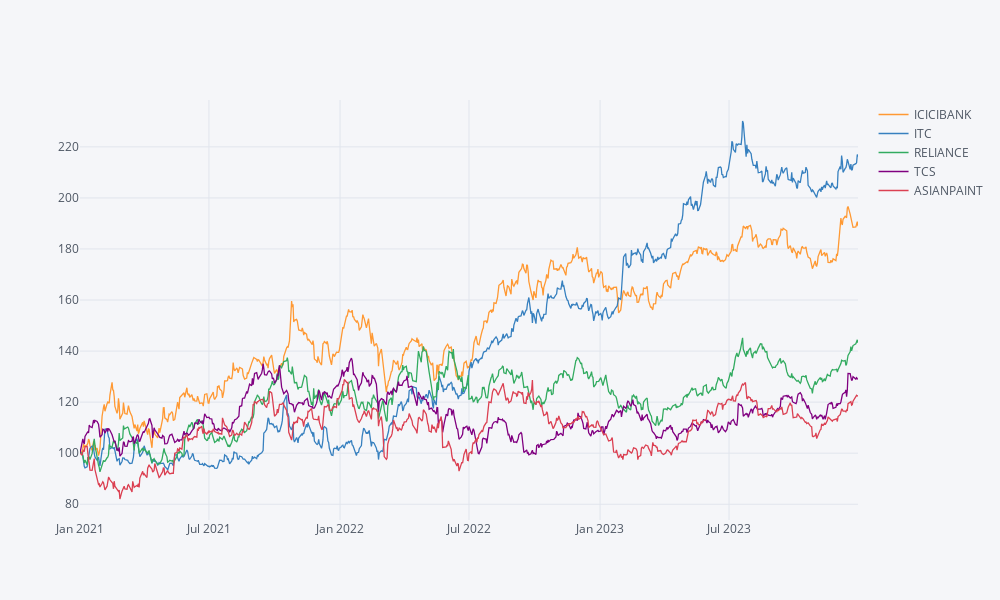

Here is the notebook cell this chart was saved with:
### Code cell
# Plot price history
data1['2021':].normalize().iplot(kind='line')

### Figure 1 — Plotly figure (JSON) as saved in the notebook; plotly's stock layout.template omitted (floating-point values rounded to 4 significant figures; data arrays with more than 128 entries replaced by an {"elided": "..."} marker saying what was removed)
{"data": [{"line": {"color": "rgba(255, 153, 51, 1.0)", "dash": "solid", "shape": "linear", "width": 1.3}, "mode": "lines", "name": "ICICIBANK", "text": "", "type": "scatter", "x": {"elided": "742 str values"}, "y": {"elided": "742 float values"}}, {"line": {"color": "rgba(55, 128, 191, 1.0)", "dash": "solid", "shape": "linear", "width": 1.3}, "mode": "lines", "name": "ITC", "text": "", "type": "scatter", "x": {"elided": "742 str values"}, "y": {"elided": "742 float values"}}, {"line": {"color": "rgba(50, 171, 96, 1.0)", "dash": "solid", "shape": "linear", "width": 1.3}, "mode": "lines", "name": "RELIANCE", "text": "", "type": "scatter", "x": {"elided": "742 str values"}, "y": {"elided": "742 float values"}}, {"line": {"color": "rgba(128, 0, 128, 1.0)", "dash": "solid", "shape": "linear", "width": 1.3}, "mode": "lines", "name": "TCS", "text": "", "type": "scatter", "x": {"elided": "742 str values"}, "y": {"elided": "742 float values"}}, {"line": {"color": "rgba(219, 64, 82, 1.0)", "dash": "solid", "shape": "linear", "width": 1.3}, "mode": "lines", "name": "ASIANPAINT", "text": "", "type": "scatter", "x": {"elided": "742 str values"}, "y": {"elided": "742 float values"}}], "layout": {"height": 600, "legend": {"bgcolor": "#F5F6F9", "font": {"color": "#4D5663"}}, "paper_bgcolor": "#F5F6F9", "plot_bgcolor": "#F5F6F9", "title": {"font": {"color": "#4D5663"}}, "width": 1000, "xaxis": {"autorange": true, "gridcolor": "#E1E5ED", "range": ["2021-01-01", "2023-12-29"], "showgrid": true, "tickfont": {"color": "#4D5663"}, "title": {"font": {"color": "#4D5663"}, "text": ""}, "type": "date", "zerolinecolor": "#E1E5ED"}, "yaxis": {"autorange": true, "gridcolor": "#E1E5ED", "range": [73.82, 238.4], "showgrid": true, "tickfont": {"color": "#4D5663"}, "title": {"font": {"color": "#4D5663"}, "text": ""}, "type": "linear", "zerolinecolor": "#E1E5ED"}}}
